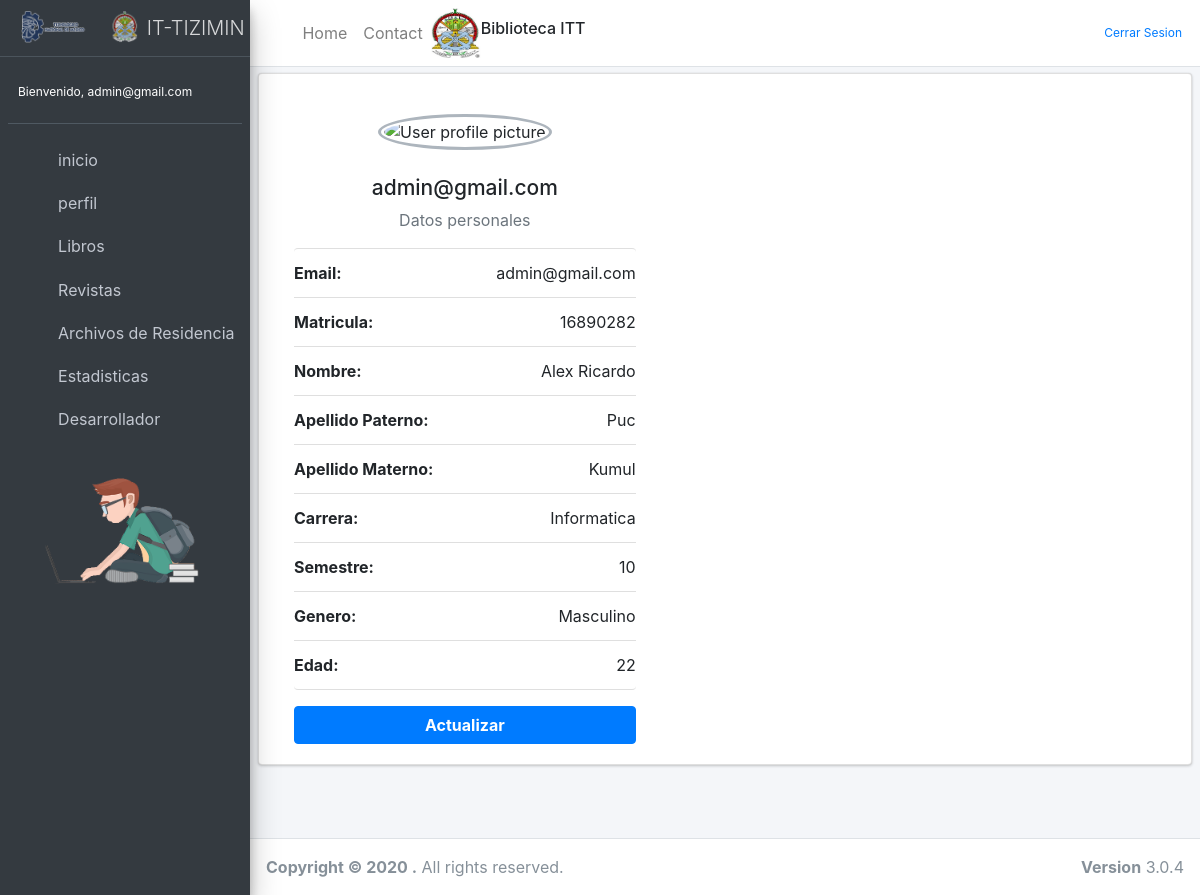
Page /perfil/ (signed in) on the committed database.
### Alumnos/models.py (models this page shows, shortened)
class MyUser(AbstractBaseUser):
    email = models.EmailField(verbose_name='email address', max_length=255, unique=True,)
    matricula = models.IntegerField(unique=True, validators=[MaxValueValidator(99999999)])
    nombre = models.CharField(max_length=50)
    apellido_paterno = models.CharField(max_length=50)
    apellido_materno = models.CharField(max_length=50)
    carrera = models.CharField(max_length=50)
    semestre = models.IntegerField( validators=[MaxValueValidator(10)])
    edad = models.IntegerField()
    genero = models.CharField(max_length=50)
    is_active = models.BooleanField(default=True)
    is_admin = models.BooleanField(default=False)
    objects = MyUserManager()
    USERNAME_FIELD = 'email'
    REQUIRED_FIELDS = ['matricula', 'nombre', 'apellido_paterno', 'apellido_materno', 'carrera', 'semestre', 'edad', 'genero']
    def __str__(self):
        return self.email

### Alumnos/views.py (the view)
# urls.py: path('perfil/', perfil, name="perfil"),
@login_required(login_url='loginPage')
def perfil(request):
    usuario = MyUser.objects.filter(email=request.user)
    return render(request, 'Alumnos/perfil.html',{
        'usuario':usuario
    })

### Alumnos/templates/Alumnos/perfil.html (shortened to what this page needs)
{% extends "Alumnos/home.html" %}
{% load static %}
{% block contenido %}
<div class="content-wrapper">
      <section class="content">
            <div class="row">
                      <div class="col-12">
                              <div class="card">
                                    <div class="card-body">
                                            <div class="col-md-5 col-sm-3 col-12">
                                                <div class="card-body box-profile">
                                                    <div class="text-center">
                                                      <img class="profile-user-img img-fluid img-circle"
                                                           src="{% static 'core/img/inicio-logo.jpg' %}"
                                                           alt="User profile picture">
                                                    </div>
                                                      </div>
                                                      {% for a in usuario %}
                                                    <h3 class="profile-username text-center">{{a.email}}</h3>
                                                    <p class="text-muted text-center">Datos personales</p>
                                                    <ul class="list-group list-group-unbordered mb-3">
                                                      <li class="list-group-item">
                                                        <b>Email:</b> <a class="float-right">{{a.email}}</a>
                                                      </li>
                                                      <li class="list-group-item">
                                                        <b>Matricula:</b> <a class="float-right">{{a.matricula}}</a>
                                                      </li>
                                                      <li class="list-group-item">
                                                        <b>Nombre:</b> <a class="float-right">{{a.nombre}} </a>
                                                      </li>
                                                      <li class="list-group-item">
                                                        <b>Apellido Paterno:</b> <a class="float-right">{{a.apellido_paterno}}</a>
                                                      </li>
                                                      <li class="list-group-item">
                                                        <b>Apellido Materno:</b> <a class="float-right">{{a.apellido_materno}}</a>
                                                      </li>
                                                      <li class="list-group-item">
                                                        <b>Carrera:</b> <a class="float-right">{{a.carrera}}</a>
                                                      </li>
                                                      <li class="list-group-item">
                                                        <b>Semestre:</b> <a class="float-right">{{a.semestre}}</a>
                                                      </li>
                                                      <li class="list-group-item">
                                                        <b>Genero:</b> <a class="float-right">{{a.genero}}</a>
                                                      </li>
                                                      <li class="list-group-item">
                                                        <b>Edad:</b> <a class="float-right">{{a.edad}}</a>
                                                      </li>
                                                    </ul>
                                                    <a href="{% url 'actualizar'%}" class="btn btn-primary btn-block"><b>Actualizar</b></a>
                                                  </div>
                                                  {% endfor %}
                                            </div>
                                        </div>
                                    </div>
                              </div>
                      </div>
            </div>
</div>
{% endblock contenido %}

### Alumnos/templates/Alumnos/home.html (shortened to what this page needs)
<!DOCTYPE html>
<html lang="en">
<head>
 {% load static %}
  <link rel="stylesheet" href="{% static 'core/lib/adminlte/plugins/fontawesome-free/css/all.min.css' %}">
  <link rel="stylesheet" href="{% static 'core/lib/adminlte/plugins/overlayScrollbars/css/OverlayScrollbars.min.css'%}">
  <link rel="stylesheet" href="{% static 'core/lib/adminlte/css/adminlte.min.css'%}">
    {% load bootstrap4 %}
    {% bootstrap_css %}
</head>
<body class="hold-transition sidebar-mini layout-fixed layout-navbar-fixed layout-footer-fixed">
<div class="wrapper">
      <nav class="main-header navbar navbar-expand navbar-white navbar-light">
        <ul class="navbar-nav">
              <li class="nav-item">
                <a class="nav-link" data-widget="pushmenu" href="#" role="button"><i class="fas fa-bars"></i></a>
              </li>
              <li class="nav-item d-none d-sm-inline-block">
                <a href="{% url 'home' %}" class="nav-link">Home</a>
              </li>
              <li class="nav-item d-none d-sm-inline-block">
                <a href="{% url 'desarrollador'%}" class="nav-link">Contact</a>
              </li>
        </ul>
                <img src="{% static 'core/img/admin.jfif'%}" width="50" height="50" alt="" /></a>
              <h6>Biblioteca ITT</h6>
        <ul class="navbar-nav ml-auto">
              <i class="nav-icon fas fa-sign-out-alt"></i>
              <span class="hello-msg"><a href="{% url 'logout'%}">Cerrar Sesion</a></span>
        </ul>
      </nav>
  <aside class="main-sidebar sidebar-dark-primary elevation-4">
    <a href="#" class="brand-link">
      <img src="{% static 'core/img/logo.sisitt_inicio.png' %}" alt="IT-TIZIMIN" class="brand-image"
           style="opacity: .8">
      <span class="brand-text font-weight-light">IT-TIZIMIN</span>
    </a>
    <div class="sidebar">
      <div class="user-panel mt-3 pb-3 mb-3 d-flex">
        <div class="info">
          <span class="hello-msg">Bienvenido, {{request.user}}</span>
        </div>
      </div>
      <nav class="mt-2">
        <ul class="nav nav-pills nav-sidebar flex-column" data-widget="treeview" role="menu" data-accordion="false">
               <li class="nav-item">
                <a href="{% url 'home' %}" class="nav-link">
                  <i class="nav-icon fas fa-th"></i>
                  <p>
                    inicio
                  </p>
                </a>
              </li>
          <li class="nav-item">
            <a href="{% url 'perfil' %}" class="nav-link">
              <i class="nav-icon fas fa-user"></i>
              <p>
              perfil
              </p>
            </a>
          </li>
          <li class="nav-item">
            <a href="{% url 'libros' %}" class="nav-link">
              <i class="nav-icon fas  fa-book"></i>
              <p>
                Libros
              </p>
            </a>
          </li>
          <li class="nav-item">
            <a href="{% url 'revistas' %}" class="nav-link">
             <i class="nav-icon fas  fa-eye"></i>
              <p >
                Revistas
              </p>
            </a>
          </li>
          <li class="nav-item">
            <a href="{% url 'residencia' %}" class="nav-link">
            <i class="nav-icon fas  fa-folder-open"></i>
              <p>
                Archivos de Residencia
              </p>
            </a>
          </li>
          <li class="nav-item">
            <a href="{% url 'estadisticas' %}" class="nav-link">
              <i class="nav-icon fas fa-chart-pie"></i>
              <p>
                Estadisticas
              </p>
            </a>
          </li>
          <li class="nav-item">
            <a href="{% url 'desarrollador' %}" class="nav-link">
              <i class="nav-icon far fa-user"></i>
              <p>
                Desarrollador
              </p>
            </a>
          </li>
          <li class="nav-item">
            <a href="{% url 'desarrollador' %}" class="nav-link">
              <p>
                <div class="image">
                  <img src="{% static 'core/img/1.png' %}" width="200"  alt="User Image">
                </div>
              </p>
            </a>
          </li>
      </nav>
    </div>
  </aside>
<div class="contenido">
{% block contenido %}{% endblock contenido %}
  <footer class="main-footer">
      <strong>Copyright &copy; 2020 .</strong>
      All rights reserved.
      <div class="float-right d-none d-sm-inline-block">
        <b>Version</b> 3.0.4
      </div>
  </footer>
</body>
</html>

### Alumnos/templates/Alumnos/home.html (style rules this page uses)
.hello-msg { font-size: 12px; color: #fff; margin-right: 2px; }

### Alumnos/templates/Alumnos/perfil.html (style rules this page uses)
.card { margin: 1rem auto; }

### rows in the picture
MyUser: user "admin@gmail.com", email "admin@gmail.com", matricula "16890282", nombre "Alex Ricardo", apellido_paterno "Puc", apellido_materno "Kumul", carrera "Informatica", semestre "10", genero "Masculino", edad "22"
